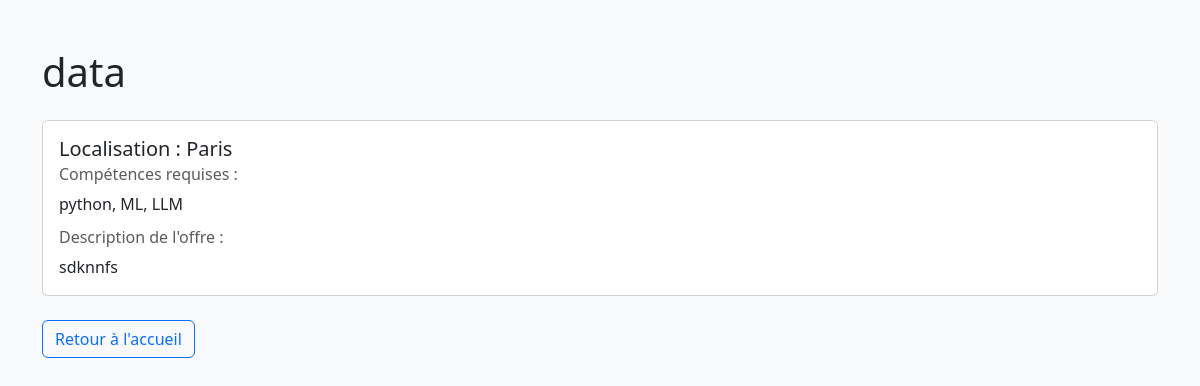
The page /offre/5 on the database its author committed.
### app.py (models this page shows)
class OffreEmploi(db.Model):
    id = db.Column(db.Integer, primary_key=True)
    titre = db.Column(db.String(100), nullable=False)
    description = db.Column(db.String(500), nullable=False)
    localisation = db.Column(db.String(100), nullable=False)
    competences = db.Column(db.String(200), nullable=False)
    date_publication = db.Column(db.String(50), nullable=False)

### app.py (the view)
@app.route("/offre/<int:offre_id>")
def view_offre(offre_id):
    offre = OffreEmploi.query.get_or_404(offre_id)
    return render_template("view_offre.html", offre=offre)

### templates/view_offre.html (shortened to what this page needs)
<!DOCTYPE html>
<html lang="fr">
<head>
    <link href="https://cdn.jsdelivr.net/npm/bootstrap@5.3.0/dist/css/bootstrap.min.css" rel="stylesheet">
</head>
<body class="bg-light">
    <div class="container mt-5">
        <h1 class="mb-4">{{ offre.titre }}</h1>
        <div class="card mb-4">
            <div class="card-body">
                <h5 class="card-title">Localisation : {{ offre.localisation }}</h5>
                <h6 class="card-subtitle mb-2 text-muted">Compétences requises :</h6>
                <p class="card-text">{{ offre.competences }}</p>
                <h6 class="card-subtitle mb-2 text-muted">Description de l'offre :</h6>
                <p class="card-text">{{ offre.description }}</p>
            </div>
        </div>
        <a href="{{ url_for('home') }}" class="btn btn-outline-primary">Retour à l'accueil</a>
    </div>
</body>
</html>

### rows shown on the page
OffreEmploi: titre "data", localisation "Paris", competences "python, ML, LLM", description "sdknnfs"
